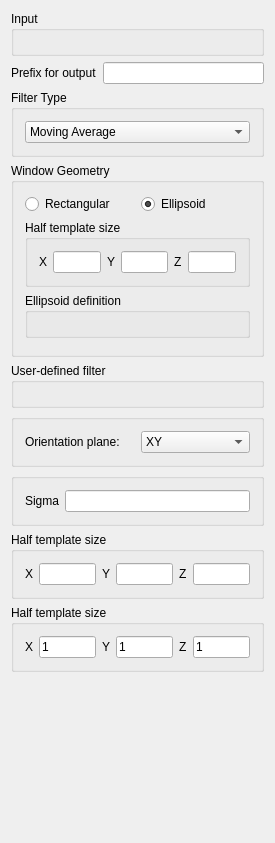
<?xml version="1.0" encoding="UTF-8"?>
<ui version="4.0">
 <class>LvaFieldGeneration</class>
 <widget class="QWidget" name="LvaFieldGeneration">
  <property name="enabled">
   <bool>true</bool>
  </property>
  <property name="geometry">
   <rect>
    <x>0</x>
    <y>0</y>
    <width>275</width>
    <height>843</height>
   </rect>
  </property>
  <property name="windowTitle">
   <string>LvaFieldGeneration</string>
  </property>
  <property name="AlgorithmCategory" stdset="0">
   <string>Utilities</string>
  </property>
  <property name="AlgorithmDescription" stdset="0">
   <string>LVA field generation</string>
  </property>
  <layout class="QVBoxLayout" name="verticalLayout">
   <item>
    <widget class="Q3GroupBox" name="GroupBox3">
     <property name="title">
      <string>Input</string>
     </property>
     <layout class="QVBoxLayout">
      <item>
       <widget class="PropertySelector" name="Input_data" native="true"/>
      </item>
     </layout>
    </widget>
   </item>
   <item>
    <layout class="QHBoxLayout">
     <item>
      <widget class="QLabel" name="textLabel1_3">
       <property name="text">
        <string>Prefix for output</string>
       </property>
       <property name="wordWrap">
        <bool>false</bool>
       </property>
      </widget>
     </item>
     <item>
      <widget class="QLineEdit" name="prefix_out"/>
     </item>
    </layout>
   </item>
   <item>
    <widget class="GsTLGroupBox" name="gsTLGroupBox9">
     <property name="title">
      <string>Filter Type</string>
     </property>
     <layout class="QVBoxLayout">
      <item>
       <widget class="QComboBox" name="filter_type">
        <item>
         <property name="text">
          <string>Moving Average</string>
         </property>
        </item>
        <item>
         <property name="text">
          <string>Moving Variance</string>
         </property>
        </item>
        <item>
         <property name="text">
          <string>Gaussian low pass</string>
         </property>
        </item>
        <item>
         <property name="text">
          <string>User defined</string>
         </property>
        </item>
        <item>
         <property name="text">
          <string>Sobel</string>
         </property>
        </item>
        <item>
         <property name="text">
          <string>Default Filtersim filters</string>
         </property>
        </item>
        <item>
         <property name="text">
          <string>LvaField Generation</string>
         </property>
        </item>
       </widget>
      </item>
     </layout>
    </widget>
   </item>
   <item>
    <widget class="GsTLGroupBox" name="gsTLGroupBox">
     <property name="title">
      <string>Window Geometry</string>
     </property>
     <property name="keyword" stdset="0">
      <string>Moving Average;Moving Variance;Gaussian low pass</string>
     </property>
     <layout class="QGridLayout">
      <item row="0" column="0">
       <layout class="QHBoxLayout">
        <item>
         <widget class="QRadioButton" name="is_neigh_rect">
          <property name="text">
           <string>Rectangular</string>
          </property>
          <attribute name="buttonGroup">
           <string notr="true">buttonGroup</string>
          </attribute>
         </widget>
        </item>
        <item>
         <widget class="QRadioButton" name="is_neigh_ellipsoid">
          <property name="text">
           <string>Ellipsoid</string>
          </property>
          <property name="checked">
           <bool>true</bool>
          </property>
          <attribute name="buttonGroup">
           <string notr="true">buttonGroup</string>
          </attribute>
         </widget>
        </item>
       </layout>
      </item>
      <item row="1" column="0">
       <widget class="GsTLGroupBox" name="box_rect_size">
        <property name="title">
         <string>Half template size</string>
        </property>
        <property name="keyword" stdset="0">
         <string>Abracadabra</string>
        </property>
        <property name="displayed" stdset="0">
         <bool>false</bool>
        </property>
        <layout class="QHBoxLayout">
         <item>
          <layout class="QHBoxLayout">
           <item>
            <widget class="QLabel" name="textLabel1">
             <property name="text">
              <string>X</string>
             </property>
             <property name="wordWrap">
              <bool>false</bool>
             </property>
            </widget>
           </item>
           <item>
            <widget class="QLineEdit" name="size_x"/>
           </item>
          </layout>
         </item>
         <item>
          <layout class="QHBoxLayout">
           <item>
            <widget class="QLabel" name="textLabel1_4">
             <property name="text">
              <string>Y</string>
             </property>
             <property name="wordWrap">
              <bool>false</bool>
             </property>
            </widget>
           </item>
           <item>
            <widget class="QLineEdit" name="size_y"/>
           </item>
          </layout>
         </item>
         <item>
          <layout class="QHBoxLayout">
           <item>
            <widget class="QLabel" name="textLabel1_2">
             <property name="text">
              <string>Z</string>
             </property>
             <property name="wordWrap">
              <bool>false</bool>
             </property>
            </widget>
           </item>
           <item>
            <widget class="QLineEdit" name="size_z"/>
           </item>
          </layout>
         </item>
        </layout>
       </widget>
      </item>
      <item row="2" column="0">
       <widget class="GsTLGroupBox" name="box_ellip_size">
        <property name="title">
         <string>Ellipsoid definition</string>
        </property>
        <property name="keyword" stdset="0">
         <string>Abracadabra</string>
        </property>
        <layout class="QVBoxLayout">
         <item>
          <widget class="EllipsoidInput" name="neigh_ellipsoid" native="true"/>
         </item>
        </layout>
       </widget>
      </item>
      <item row="3" column="0">
       <spacer name="spacer3">
        <property name="orientation">
         <enum>Qt::Vertical</enum>
        </property>
        <property name="sizeType">
         <enum>QSizePolicy::Expanding</enum>
        </property>
        <property name="sizeHint" stdset="0">
         <size>
          <width>20</width>
          <height>21</height>
         </size>
        </property>
       </spacer>
      </item>
     </layout>
    </widget>
   </item>
   <item>
    <widget class="GsTLGroupBox" name="box_filename">
     <property name="title">
      <string>User-defined filter</string>
     </property>
     <property name="keyword" stdset="0">
      <string>User defined</string>
     </property>
     <property name="displayed" stdset="0">
      <bool>false</bool>
     </property>
     <layout class="QVBoxLayout">
      <item>
       <widget class="FileChooser" name="filter_filename" native="true"/>
      </item>
     </layout>
    </widget>
   </item>
   <item>
    <widget class="GsTLGroupBox" name="box_Sobel">
     <property name="title">
      <string/>
     </property>
     <property name="keyword" stdset="0">
      <string>Sobel</string>
     </property>
     <property name="displayed" stdset="0">
      <bool>false</bool>
     </property>
     <layout class="QGridLayout">
      <item row="0" column="0">
       <layout class="QHBoxLayout">
        <item>
         <widget class="QLabel" name="textLabel1_5">
          <property name="text">
           <string>Orientation plane:</string>
          </property>
          <property name="wordWrap">
           <bool>false</bool>
          </property>
         </widget>
        </item>
        <item>
         <widget class="QComboBox" name="Sobel_orientation">
          <item>
           <property name="text">
            <string>XY</string>
           </property>
          </item>
          <item>
           <property name="text">
            <string>XZ</string>
           </property>
          </item>
          <item>
           <property name="text">
            <string>YZ</string>
           </property>
          </item>
         </widget>
        </item>
       </layout>
      </item>
     </layout>
    </widget>
   </item>
   <item>
    <widget class="GsTLGroupBox" name="box_sigma">
     <property name="title">
      <string/>
     </property>
     <property name="keyword" stdset="0">
      <string>Gaussian low pass</string>
     </property>
     <property name="displayed" stdset="0">
      <bool>false</bool>
     </property>
     <layout class="QVBoxLayout">
      <item>
       <layout class="QHBoxLayout">
        <item>
         <widget class="QLabel" name="textLabel1_3_2">
          <property name="text">
           <string>Sigma</string>
          </property>
          <property name="wordWrap">
           <bool>false</bool>
          </property>
         </widget>
        </item>
        <item>
         <widget class="QLineEdit" name="sigma"/>
        </item>
       </layout>
      </item>
     </layout>
    </widget>
   </item>
   <item>
    <widget class="GsTLGroupBox" name="box_Filtersim_def">
     <property name="title">
      <string>Half template size</string>
     </property>
     <property name="keyword" stdset="0">
      <string>Default Filtersim filters</string>
     </property>
     <property name="displayed" stdset="0">
      <bool>false</bool>
     </property>
     <layout class="QHBoxLayout">
      <item>
       <layout class="QHBoxLayout">
        <item>
         <widget class="QLabel" name="textLabel1_5_2">
          <property name="text">
           <string>X</string>
          </property>
          <property name="wordWrap">
           <bool>false</bool>
          </property>
         </widget>
        </item>
        <item>
         <widget class="QLineEdit" name="Filtsim_def_size_x"/>
        </item>
       </layout>
      </item>
      <item>
       <layout class="QHBoxLayout">
        <item>
         <widget class="QLabel" name="textLabel1_4_2_2">
          <property name="text">
           <string>Y</string>
          </property>
          <property name="wordWrap">
           <bool>false</bool>
          </property>
         </widget>
        </item>
        <item>
         <widget class="QLineEdit" name="Filtsim_def_size_y"/>
        </item>
       </layout>
      </item>
      <item>
       <layout class="QHBoxLayout">
        <item>
         <widget class="QLabel" name="textLabel1_2_2_2">
          <property name="text">
           <string>Z</string>
          </property>
          <property name="wordWrap">
           <bool>false</bool>
          </property>
         </widget>
        </item>
        <item>
         <widget class="QLineEdit" name="Filtsim_def_size_z"/>
        </item>
       </layout>
      </item>
     </layout>
    </widget>
   </item>
   <item>
    <widget class="GsTLGroupBox" name="box_lva_gen">
     <property name="title">
      <string>Half template size</string>
     </property>
     <property name="keyword" stdset="0">
      <string>LvaField Generation</string>
     </property>
     <property name="displayed" stdset="0">
      <bool>false</bool>
     </property>
     <layout class="QHBoxLayout" name="_2">
      <item>
       <layout class="QHBoxLayout" name="_3">
        <item>
         <widget class="QLabel" name="textLabel1_5_3">
          <property name="text">
           <string>X</string>
          </property>
          <property name="wordWrap">
           <bool>false</bool>
          </property>
         </widget>
        </item>
        <item>
         <widget class="QLineEdit" name="Lavgen_def_size_x">
          <property name="text">
           <string>1</string>
          </property>
         </widget>
        </item>
       </layout>
      </item>
      <item>
       <layout class="QHBoxLayout" name="_4">
        <item>
         <widget class="QLabel" name="textLabel1_4_2_3">
          <property name="text">
           <string>Y</string>
          </property>
          <property name="wordWrap">
           <bool>false</bool>
          </property>
         </widget>
        </item>
        <item>
         <widget class="QLineEdit" name="Lavgen_def_size_y">
          <property name="text">
           <string>1</string>
          </property>
         </widget>
        </item>
       </layout>
      </item>
      <item>
       <layout class="QHBoxLayout" name="_5">
        <item>
         <widget class="QLabel" name="textLabel1_2_2_3">
          <property name="text">
           <string>Z</string>
          </property>
          <property name="wordWrap">
           <bool>false</bool>
          </property>
         </widget>
        </item>
        <item>
         <widget class="QLineEdit" name="Lavgen_def_size_z">
          <property name="text">
           <string>1</string>
          </property>
         </widget>
        </item>
       </layout>
      </item>
     </layout>
    </widget>
   </item>
   <item>
    <spacer name="spacer2">
     <property name="orientation">
      <enum>Qt::Vertical</enum>
     </property>
     <property name="sizeType">
      <enum>QSizePolicy::Expanding</enum>
     </property>
     <property name="sizeHint" stdset="0">
      <size>
       <width>17</width>
       <height>175</height>
      </size>
     </property>
    </spacer>
   </item>
  </layout>
 </widget>
 <layoutdefault spacing="6" margin="11"/>
 <pixmapfunction>qPixmapFromMimeSource</pixmapfunction>
 <customwidgets>
  <customwidget>
   <class>Q3GroupBox</class>
   <extends>QGroupBox</extends>
   <header>Qt3Support/Q3GroupBox</header>
   <container>1</container>
  </customwidget>
  <customwidget>
   <class>FileChooser</class>
   <extends>QWidget</extends>
   <header>GsTLAppli/extra/qtplugins/filechooser.h</header>
  </customwidget>
  <customwidget>
   <class>GsTLGroupBox</class>
   <extends>QGroupBox</extends>
   <header>GsTLAppli/extra/qtplugins/selectors.h</header>
   <container>1</container>
  </customwidget>
  <customwidget>
   <class>EllipsoidInput</class>
   <extends>QWidget</extends>
   <header>GsTLAppli/extra/qtplugins/ellipsoid_input.h</header>
  </customwidget>
  <customwidget>
   <class>PropertySelector</class>
   <extends>QWidget</extends>
   <header>GsTLAppli/extra/qtplugins/selectors.h</header>
  </customwidget>
 </customwidgets>
 <includes>
  <include location="local">propertyselector.h</include>
  <include location="local">gstlgroupbox.h</include>
  <include location="local">gstlgroupbox.h</include>
  <include location="local">gstlgroupbox.h</include>
  <include location="local">gstlgroupbox.h</include>
  <include location="local">ellipsoidinput.h</include>
  <include location="local">gstl_table.h</include>
  <include location="local">gstl_table.h</include>
  <include location="local">gstlgroupbox.h</include>
  <include location="local">filechooser.h</include>
  <include location="local">gstlgroupbox.h</include>
  <include location="local">gstlgroupbox.h</include>
  <include location="local">gstlgroupbox.h</include>
 </includes>
 <resources/>
 <connections>
  <connection>
   <sender>is_neigh_ellipsoid</sender>
   <signal>toggled(bool)</signal>
   <receiver>box_ellip_size</receiver>
   <slot>setShown(bool)</slot>
   <hints>
    <hint type="sourcelabel">
     <x>182</x>
     <y>198</y>
    </hint>
    <hint type="destinationlabel">
     <x>43</x>
     <y>296</y>
    </hint>
   </hints>
  </connection>
  <connection>
   <sender>is_neigh_rect</sender>
   <signal>toggled(bool)</signal>
   <receiver>box_rect_size</receiver>
   <slot>setShown(bool)</slot>
   <hints>
    <hint type="sourcelabel">
     <x>44</x>
     <y>198</y>
    </hint>
    <hint type="destinationlabel">
     <x>43</x>
     <y>227</y>
    </hint>
   </hints>
  </connection>
  <connection>
   <sender>filter_type</sender>
   <signal>activated(QString)</signal>
   <receiver>box_sigma</receiver>
   <slot>setShown(QString)</slot>
   <hints>
    <hint type="sourcelabel">
     <x>43</x>
     <y>132</y>
    </hint>
    <hint type="destinationlabel">
     <x>31</x>
     <y>504</y>
    </hint>
   </hints>
  </connection>
  <connection>
   <sender>filter_type</sender>
   <signal>activated(QString)</signal>
   <receiver>box_Sobel</receiver>
   <slot>setShown(QString)</slot>
   <hints>
    <hint type="sourcelabel">
     <x>43</x>
     <y>132</y>
    </hint>
    <hint type="destinationlabel">
     <x>31</x>
     <y>450</y>
    </hint>
   </hints>
  </connection>
  <connection>
   <sender>filter_type</sender>
   <signal>activated(QString)</signal>
   <receiver>box_Filtersim_def</receiver>
   <slot>setShown(QString)</slot>
   <hints>
    <hint type="sourcelabel">
     <x>43</x>
     <y>132</y>
    </hint>
    <hint type="destinationlabel">
     <x>31</x>
     <y>558</y>
    </hint>
   </hints>
  </connection>
  <connection>
   <sender>filter_type</sender>
   <signal>activated(QString)</signal>
   <receiver>box_filename</receiver>
   <slot>setShown(QString)</slot>
   <hints>
    <hint type="sourcelabel">
     <x>43</x>
     <y>132</y>
    </hint>
    <hint type="destinationlabel">
     <x>31</x>
     <y>404</y>
    </hint>
   </hints>
  </connection>
  <connection>
   <sender>filter_type</sender>
   <signal>activated(QString)</signal>
   <receiver>gsTLGroupBox</receiver>
   <slot>setShown(QString)</slot>
   <hints>
    <hint type="sourcelabel">
     <x>43</x>
     <y>132</y>
    </hint>
    <hint type="destinationlabel">
     <x>31</x>
     <y>172</y>
    </hint>
   </hints>
  </connection>
  <connection>
   <sender>filter_type</sender>
   <signal>activated(QString)</signal>
   <receiver>box_lva_gen</receiver>
   <slot>setShown(QString)</slot>
   <hints>
    <hint type="sourcelabel">
     <x>157</x>
     <y>122</y>
    </hint>
    <hint type="destinationlabel">
     <x>157</x>
     <y>615</y>
    </hint>
   </hints>
  </connection>
 </connections>
 <buttongroups>
  <buttongroup name="buttonGroup"/>
 </buttongroups>
</ui>
